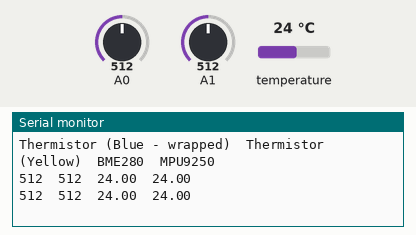
Bench run of a sketch on a simulated Arduino Uno, built for the host (arithmetic inside an expression is 32-bit, double 64-bit). Parts: the last lines printed to the serial monitor. The inputs (shaded band) are chosen by the test bench; at power-on: temperature 24 °C, A0 = 512, A1 = 512.

Above: at 1.3 s.
1.4 s: temperature set to 12 °C
At 2.7 s:
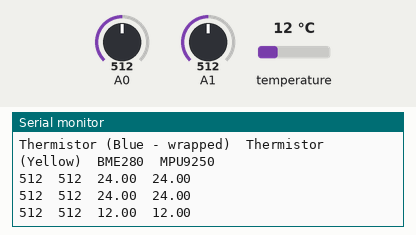
2.9 s: A0 set to 716
At 3.9 s:
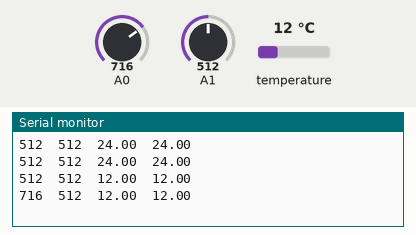
4.4 s: A1 set to 716
At 5.7 s:
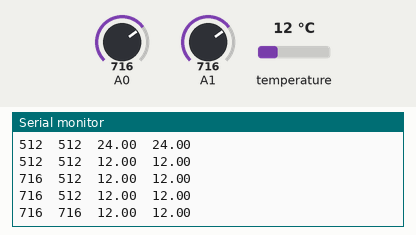
5.9 s: temperature set to 19 °C
At 6.9 s:
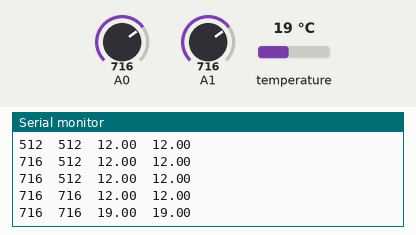
7.4 s: A0 set to 900
At 8.5 s:
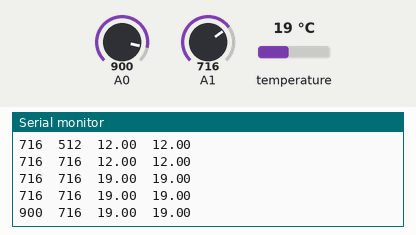
8.9 s: A1 set to 900
At 10.0 s:
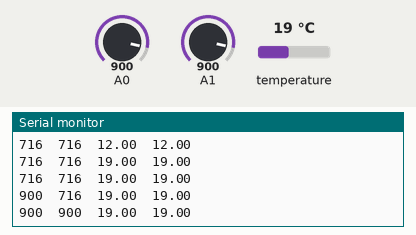
Timing chart, 0 to 11.4 s (numbered marks = the images above; inputs shaded):
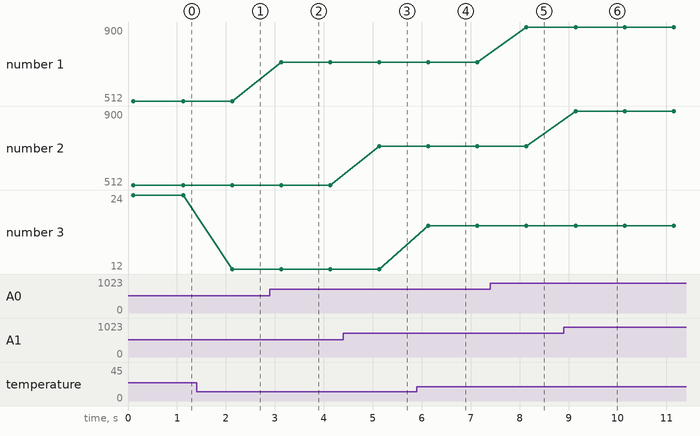

The sketch:

thermistor_calibration.ino
```cpp
/**
 * This program samples thermistor voltage, BME280 temperature, and MPU9250 temperature
 * values every second. Values are to be used for calibrating the thermistor.
 */

#include <Adafruit_Sensor.h>
#include <Adafruit_BME280.h>
#include "MPU9250.h"

//////////////////////
//      BME280      //
//////////////////////
#define SEALEVELPRESSURE_HPA (1013.25)
Adafruit_BME280 bme; // I2C (pin 20,21)

//////////////////////
//      MPU9250     //
//////////////////////
// MPU-9250 sensor on I2C bus 1 (near AREF) with address 0x68
MPU9250 IMU(Wire1,0x68);

void setup() {
  // put your setup code here, to run once:
  Serial.begin(9600);
  Serial.print("Initializing BME280...");

  if (!bme.begin()) {
    Serial.println("BME280 initialization failed!");
    while (1);
  }
  Serial.println("BME280 initialization done.");

  // ------------ initialize MPU9250 I2C port ------------
  Serial.print("Initializing MPU9250...");

  if (!IMU.begin()) {
    Serial.println("MPU9250 initialization failed!");
    while (1);
  }
  Serial.println("MPU9250 initialization done.");
  Serial.print("Thermistor (Blue - wrapped)");
  Serial.print('\t');
  Serial.print("Thermistor (Yellow)");
  Serial.print('\t');
  Serial.print("BME280");
  Serial.print('\t');
  Serial.print("MPU9250");
  Serial.println();

}

void loop() {
  // put your main code here, to run repeatedly:
  Serial.print(analogRead(0));
  Serial.print('\t');
  Serial.print(analogRead(1));
  Serial.print('\t');
  Serial.print(bme.readTemperature());
  Serial.print('\t');
  Serial.print(IMU.getTemperature_C());
  Serial.println();
  delay(1000);
}
```

Measured:
- after the input at 1.4 s, the serial monitor: prints a new line after 0.73 s (image 1)
- after the input at 2.9 s, the serial monitor: prints a new line after 0.23 s (image 2)
- after the input at 4.4 s, the serial monitor: prints a new line after 0.74 s (image 3)
- after the input at 5.9 s, the serial monitor: prints a new line after 0.24 s (image 4)
- after the input at 7.4 s, the serial monitor: prints a new line after 0.74 s (image 5)
- after the input at 8.9 s, the serial monitor: prints a new line after 0.24 s (image 6)
- plotted number 1: 512 → 716 after the input at 2.9 s, 716 → 900 after the input at 7.4 s
- plotted number 3: 24 → 12 after the input at 1.4 s, 12 → 19 after the input at 5.9 s
